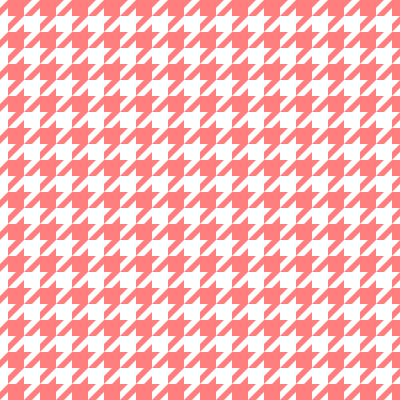
Frame 1 (no input)
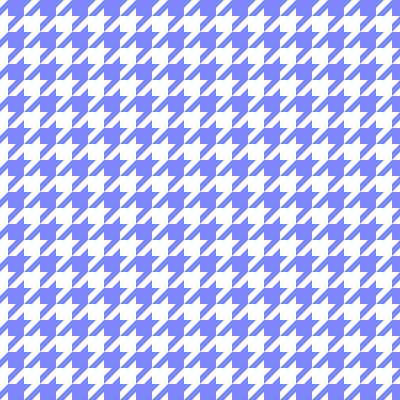
Frame 60 (the mouse pressed at the canvas centre just before this capture)
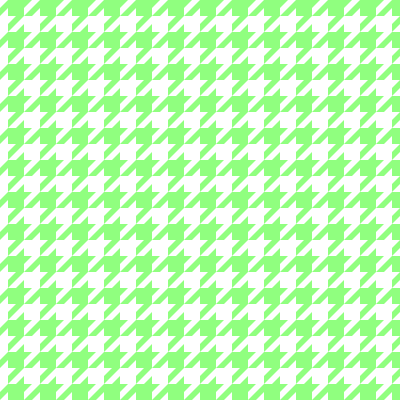
Frame 120 (the mouse held since frame 60 and released just before this capture)

The Processing sketch that drew these frames (run headless with seeded random() and noise(); from frame 60 on, the mouse is pressed at the canvas centre):

// Processing sketch: processing_143167
// ── processing_143167.pde

int s = 8;

color c;
int hue = 0;


void setup() {
  size(400, 400);
  colorMode(HSB, 360, 100, 100);
  background(360);
}

void draw() {
  background(360);

  noStroke();
  fill(hue, 50, 100);

  for (int i = 0; i < width/s*4;i++) {
    for (int j = 0; j < height/s*4;j++) {
      hounds_tooth(i*s*4-s, s*4*j+s*2);
    }
  }

  hue += 4;
  if (hue > 360) {
    hue = 0;
  }
}

void hounds_tooth(int x, int y) {
  pushMatrix();
  translate(x, y);

  beginShape();
  vertex(0, 0);
  vertex(s*2, -s*2);
  vertex(s*3, -s*2);
  vertex(s*4, -s*3);
  vertex(s*4, -s*2);
  vertex(s*5, -s*2);
  vertex(s*4, -s);
  vertex(s*4, 0);
  vertex(s*2, s*2);
  vertex(s*2, s);
  vertex(s*3, 0);
  vertex(s*2, 0);
  vertex(s*2, -s);
  vertex(s, 0);
  endShape();

  popMatrix();
}
